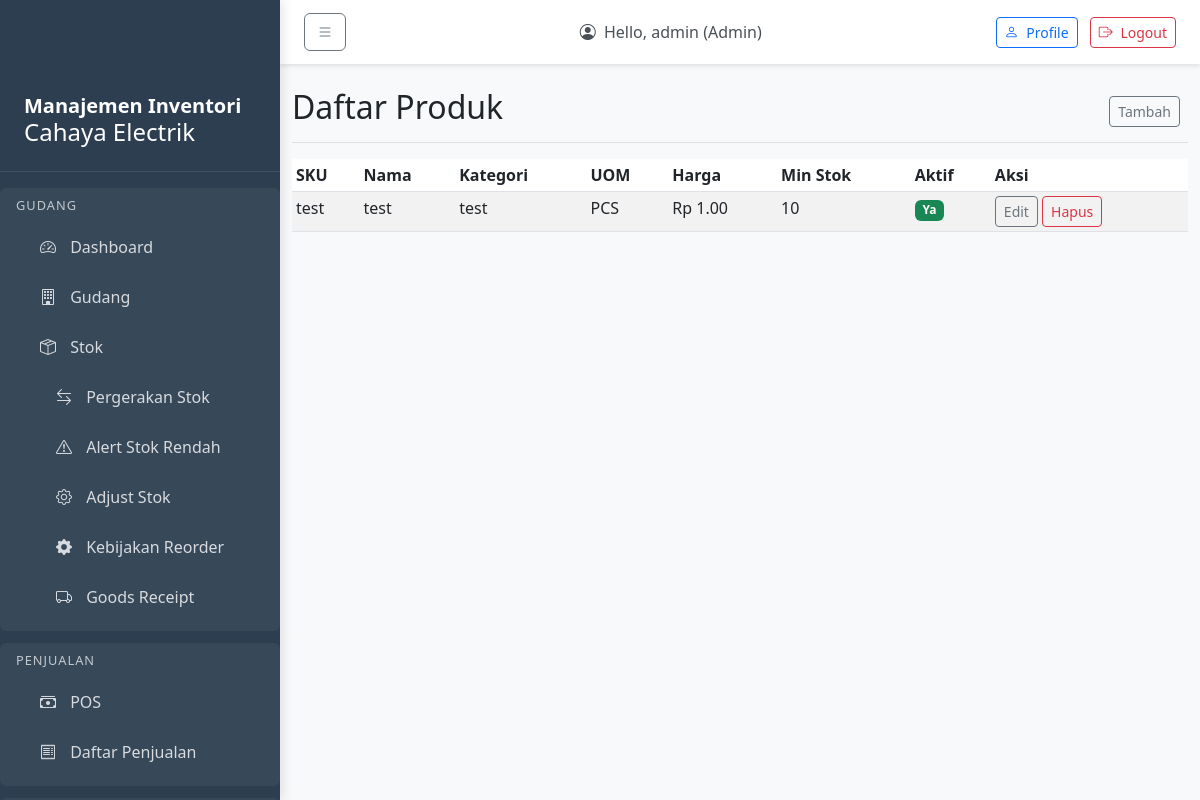
Before: /master/products/ (signed in) with the older database file.
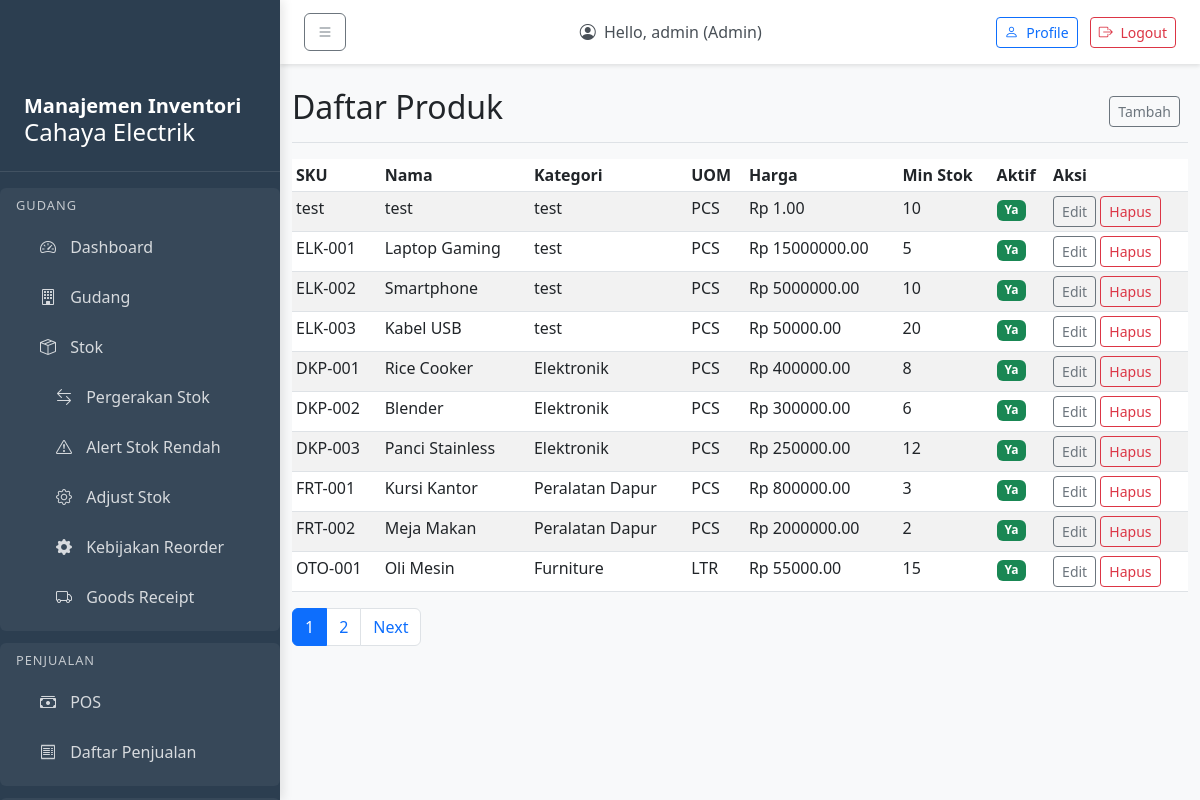
After: the same page with the newer database file.
### master/models.py (models this page shows, shortened)
class Product(models.Model):
    sku = models.CharField(max_length=50, unique=True)
    name = models.CharField(max_length=150)
    category = models.ForeignKey(Category, on_delete=models.CASCADE, null=True, blank=True)
    uom = models.CharField(max_length=20, default='PCS')  # Unit of Measure
    min_stock = models.IntegerField(default=0)
    price = models.DecimalField(max_digits=12, decimal_places=2, default=0)
    is_active = models.BooleanField(default=True)
    created_at = models.DateTimeField(auto_now_add=True)
    updated_at = models.DateTimeField(auto_now=True)
    class Meta:
        db_table = 'product'

class Category(models.Model):
    name = models.CharField(max_length=100)
    code = models.CharField(max_length=30, unique=True)
    description = models.CharField(max_length=255, blank=True)
    created_at = models.DateTimeField(auto_now_add=True)
    updated_at = models.DateTimeField(auto_now=True)
    class Meta:
        db_table = 'category'

### master/views.py (the view)
# urls.py: path('products/', views.product_list, name='product_list'),
@login_required
def product_list(request):
    if request.user.role not in ['manager', 'admin']:
        raise PermissionDenied("Anda tidak memiliki akses ke fitur ini.")
    products = Product.objects.select_related('category').all()
    paginator = Paginator(products, 10)  # Show 10 products per page
    page_number = request.GET.get('page')
    page_obj = paginator.get_page(page_number)
    return render(request, 'master/product_list.html', {'page_obj': page_obj})

### templates/master/product_list.html (shortened to what this page needs)
{% extends 'master/base_master.html' %}
{% block master_title %}Daftar Produk{% endblock %}
{% block add_url %}{% url 'master:product_create' %}{% endblock %}
{% block master_content %}
<div class="table-responsive">
    <table class="table table-striped table-sm">
        <thead>
            <tr>
                <th>SKU</th>
                <th>Nama</th>
                <th>Kategori</th>
                <th>UOM</th>
                <th>Harga</th>
                <th>Min Stok</th>
                <th>Aktif</th>
                <th>Aksi</th>
            </tr>
        </thead>
        <tbody>
            {% for product in page_obj %}
            <tr>
                <td>{{ product.sku }}</td>
                <td>{{ product.name }}</td>
                <td>{{ product.category.name|default:"-" }}</td>
                <td>{{ product.uom }}</td>
                <td>Rp {{ product.price }}</td>
                <td>{{ product.min_stock }}</td>
                <td>
                    {% if product.is_active %}
                        <span class="badge bg-success">Ya</span>
                    {% else %}
                        <span class="badge bg-secondary">Tidak</span>
                    {% endif %}
                </td>
                <td>
                    <a href="{% url 'master:product_update' product.pk %}" class="btn btn-sm btn-outline-secondary">Edit</a>
                    <a href="{% url 'master:product_delete' product.pk %}" class="btn btn-sm btn-outline-danger">Hapus</a>
                </td>
            </tr>
            {% empty %}
            <tr>
                <td colspan="8">Tidak ada produk</td>
            </tr>
            {% endfor %}
        </tbody>
    </table>
</div>
{% if page_obj.has_other_pages %}
<nav aria-label="Page navigation">
    <ul class="pagination">
        {% for num in page_obj.paginator.page_range %}
        {% if page_obj.number == num %}
        <li class="page-item active">
            <span class="page-link">{{ num }}</span>
        </li>
        {% else %}
        <li class="page-item">
            <a class="page-link" href="?page={{ num }}">{{ num }}</a>
        </li>
        {% endif %}
        {% endfor %}
        {% if page_obj.has_next %}
        <li class="page-item">
            <a class="page-link" href="?page={{ page_obj.next_page_number }}">Next</a>
        </li>
        {% endif %}
    </ul>
</nav>
{% endif %}
{% endblock %}

Changed rows visible on the page:
added Product: sku "ELK-001", name "Laptop Gaming", category.name "test", uom "PCS", price "15000000.00", min_stock "5", is_active "Ya"
added Product: sku "ELK-002", name "Smartphone", category.name "test", uom "PCS", price "5000000.00", min_stock "10", is_active "Ya"
added Product: sku "ELK-003", name "Kabel USB", category.name "test", uom "PCS", price "50000.00", min_stock "20", is_active "Ya"
added Product: sku "DKP-001", name "Rice Cooker", category.name "Elektronik", uom "PCS", price "400000.00", min_stock "8", is_active "Ya"
added Product: sku "DKP-002", name "Blender", category.name "Elektronik", uom "PCS", price "300000.00", min_stock "6", is_active "Ya"
added Product: sku "DKP-003", name "Panci Stainless", category.name "Elektronik", uom "PCS", price "250000.00", min_stock "12", is_active "Ya"
added Product: sku "FRT-001", name "Kursi Kantor", category.name "Peralatan Dapur", uom "PCS", price "800000.00", min_stock "3", is_active "Ya"
added Product: sku "FRT-002", name "Meja Makan", category.name "Peralatan Dapur", uom "PCS", price "2000000.00", min_stock "2", is_active "Ya"
added Product: sku "OTO-001", name "Oli Mesin", category.name "Furniture", uom "LTR", price "55000.00", min_stock "15", is_active "Ya"
Other visible differences:
new list line: "1"
new list line: "2"
text now shown: "Next"
